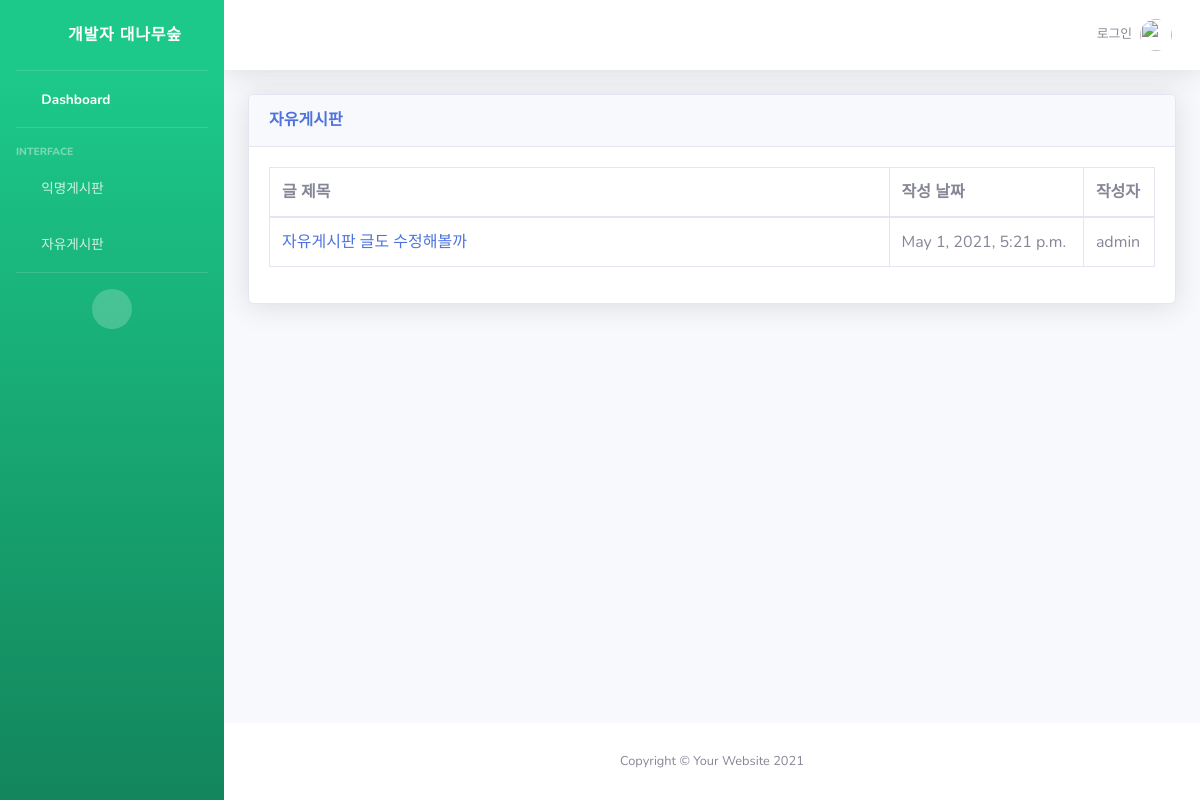
Screenshot of /freehome/ with the database file from the repository.
### snsapp/models.py (models this page shows, shortened)
class FreePost(models.Model):
    title = models.CharField(max_length=200)
    body = models.TextField()
    date = models.DateTimeField(auto_now_add=True)
    author = models.ForeignKey(User, on_delete=models.CASCADE)

### snsapp/views.py (the view)
# urls.py: path('freehome/', views.freehome, name='freehome'),
def freehome(request):
    freeposts = FreePost.objects.filter().order_by('-date')
    return render(request, 'free_index.html', {'freeposts':freeposts})

### snsapp/templates/free_index.html (shortened to what this page needs)
{% extends 'base.html' %}
{% block content %}
<div class="card shadow mb-4">
    <div class="card-header py-3">
        <h6 class="m-0 font-weight-bold text-primary">자유게시판</h6>
    </div>
    <div class="card-body">
        <div class="table-responsive">
            <table class="table table-bordered" id="dataTable" width="100%" cellspacing="0">
                <thead>
                    <tr>
                        <th width='70%'>글 제목</th>
                        <th>작성 날짜</th>
                        <th>작성자</th>
                    </tr>
                </thead>
                <tbody>
                    {% for post in freeposts %}
                    <tr>
                        <td><a href="{% url 'freedetail' post.id %}">{{ post.title }}</a></td>
                        <td>{{ post.date }}</td>
                        <td>{{ post.author.username }}</td>
                    </tr>
                    {% endfor %}
                </tbody>
            </table>
        </div>
    </div>
</div>
{% endblock %}

### rows the page displays
FreePost: title "자유게시판 글도 수정해볼까", date "May 1, 2021, 5:21 p.m.", author.username "admin"
